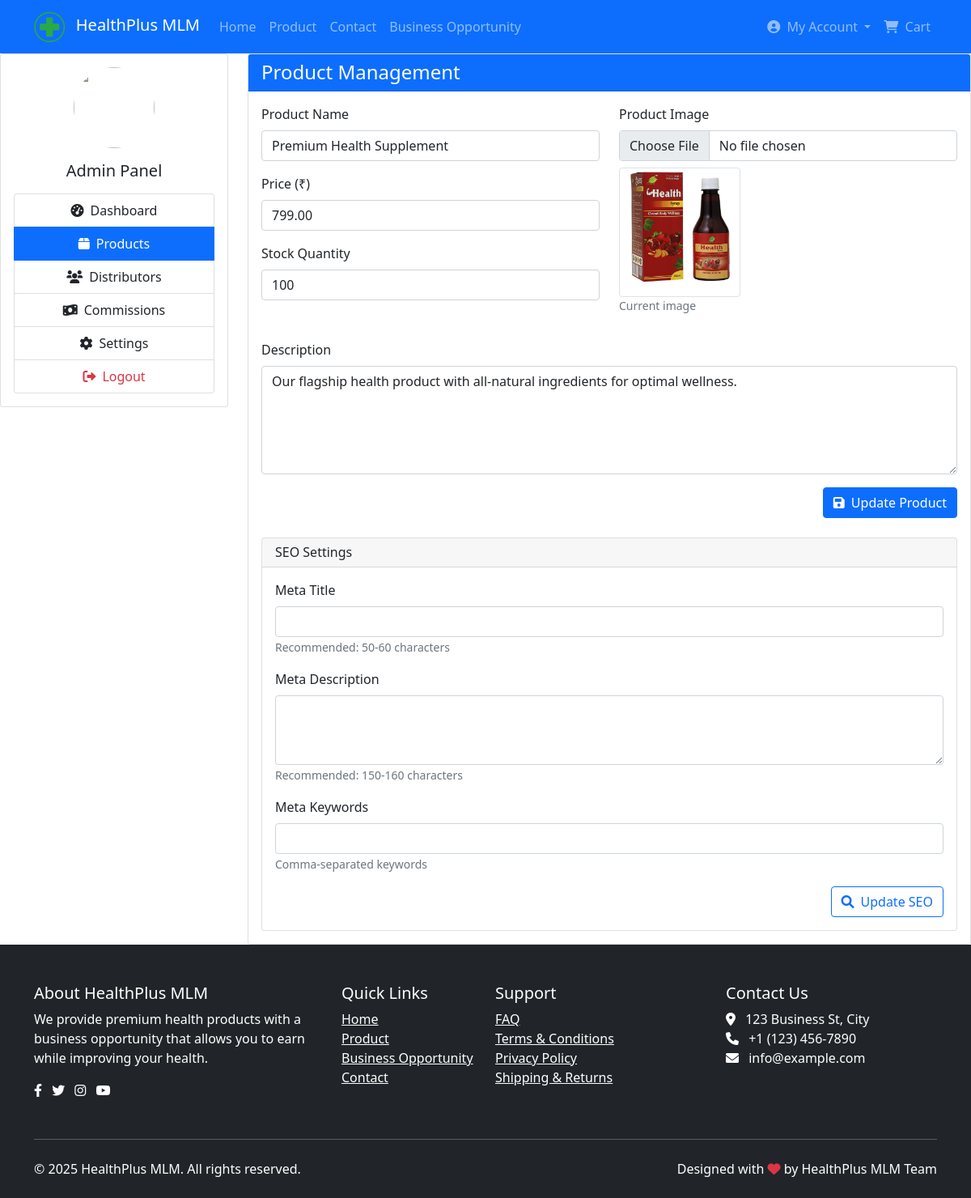
/admin/products.php (signed in), run on the app's committed database.
### tables this page shows
CREATE TABLE `products` (
  `id` int(11) NOT NULL,
  `name` varchar(100) NOT NULL,
  `description` text DEFAULT NULL,
  `price` decimal(10,2) NOT NULL,
  `image` varchar(255) DEFAULT NULL,
  `stock` int(11) NOT NULL,
  `rating` decimal(2,1) DEFAULT 0.0,
  `review_count` int(11) DEFAULT 0,
  `meta_title` varchar(100) DEFAULT NULL,
  `meta_description` varchar(160) DEFAULT NULL,
  `meta_keywords` varchar(255) DEFAULT NULL,
  `created_at` timestamp NOT NULL DEFAULT current_timestamp(),
  `updated_at` timestamp NOT NULL DEFAULT current_timestamp() ON UPDATE current_timestamp()
);

### includes/functions.php (called while the page is built, shortened)
<?php
function getSingleProduct()
{
    global $pdo;
    $stmt = $pdo->query("SELECT * FROM products LIMIT 1");
    return $stmt->fetch();
}

### admin/products.php (the view, shortened to what this page needs)
<?php
$product = getSingleProduct();
?>
<?php include '../includes/header.php'; ?>
<div class="admin-container">
    <div class="row">
        <?php include 'sidebar.php'; ?>
        <div class="col-md-9">
            <div class="card">
                <div class="card-header bg-primary text-white">
                    <h4 class="mb-0">Product Management</h4>
                </div>
                <div class="card-body">
                    <form method="POST" enctype="multipart/form-data">
                        <div class="row mb-3">
                            <div class="col-md-6">
                                <div class="mb-3">
                                    <label for="name" class="form-label">Product Name</label>
                                    <input type="text" class="form-control" id="name" name="name" value="<?= htmlspecialchars($product['name']) ?>" required>
                                </div>
                                <div class="mb-3">
                                    <label for="price" class="form-label">Price (₹)</label>
                                    <input type="number" class="form-control" id="price" name="price" step="0.01" min="0" value="<?= $product['price'] ?>" required>
                                </div>
                                <div class="mb-3">
                                    <label for="stock" class="form-label">Stock Quantity</label>
                                    <input type="number" class="form-control" id="stock" name="stock" min="0" value="<?= $product['stock'] ?>" required>
                                </div>
                            </div>
                            <div class="col-md-6">
                                <div class="mb-3">
                                    <label for="image" class="form-label">Product Image</label>
                                    <input type="file" class="form-control" id="image" name="image" accept="image/*">
                                    <?php if ($product['image']): ?>
                                        <div class="mt-2">
                                            <img src="../assets/images/product/<?= $product['image'] ?>" class="img-thumbnail" width="150">
                                            <small class="text-muted d-block">Current image</small>
                                        </div>
                                    <?php endif; ?>
                                </div>
                            </div>
                        </div>
                        <div class="mb-3">
                            <label for="description" class="form-label">Description</label>
                            <textarea class="form-control" id="description" name="description" rows="5" required><?= htmlspecialchars($product['description']) ?></textarea>
                        </div>
                        <div class="text-end">
                            <button type="submit" name="update_product" class="btn btn-primary">
                                <i class="fas fa-save me-2"></i>Update Product
                            </button>
                        </div>
                    </form>
                    <div class="card mt-4">
                        <div class="card-header">
                            <h6 class="mb-0">SEO Settings</h6>
                        </div>
                        <div class="card-body">
                            <form method="POST" action="update-seo.php">
                                <div class="mb-3">
                                    <label for="meta_title" class="form-label">Meta Title</label>
                                    <input type="text" class="form-control" id="meta_title" name="meta_title" value="<?= htmlspecialchars($product['meta_title'] ?? '') ?>" maxlength="60">
                                    <small class="text-muted">Recommended: 50-60 characters</small>
                                </div>
                                <div class="mb-3">
                                    <label for="meta_description" class="form-label">Meta Description</label>
                                    <textarea class="form-control" id="meta_description" name="meta_description" rows="3" maxlength="160"><?= htmlspecialchars($product['meta_description'] ?? '') ?></textarea>
                                    <small class="text-muted">Recommended: 150-160 characters</small>
                                </div>
                                <div class="mb-3">
                                    <label for="meta_keywords" class="form-label">Meta Keywords</label>
                                    <input type="text" class="form-control" id="meta_keywords" name="meta_keywords" value="<?= htmlspecialchars($product['meta_keywords'] ?? '') ?>">
                                    <small class="text-muted">Comma-separated keywords</small>
                                </div>
                                <div class="text-end">
                                    <button type="submit" class="btn btn-outline-primary">
                                        <i class="fas fa-search me-2"></i>Update SEO
                                    </button>
                                </div>
                            </form>
                        </div>
                    </div>
                </div>
            </div>
        </div>
    </div>
</div>
<?php include '../includes/footer.php'; ?>

### data on the page
products: name "Premium Health Supplement", price "799.00", stock "100", image (picture), description "Our flagship health product with all-natural ingredients for optimal wellness."

### other printed values
SITE_NAME "HealthPlus MLM"
$_SESSION['user_name'] "My Account"
